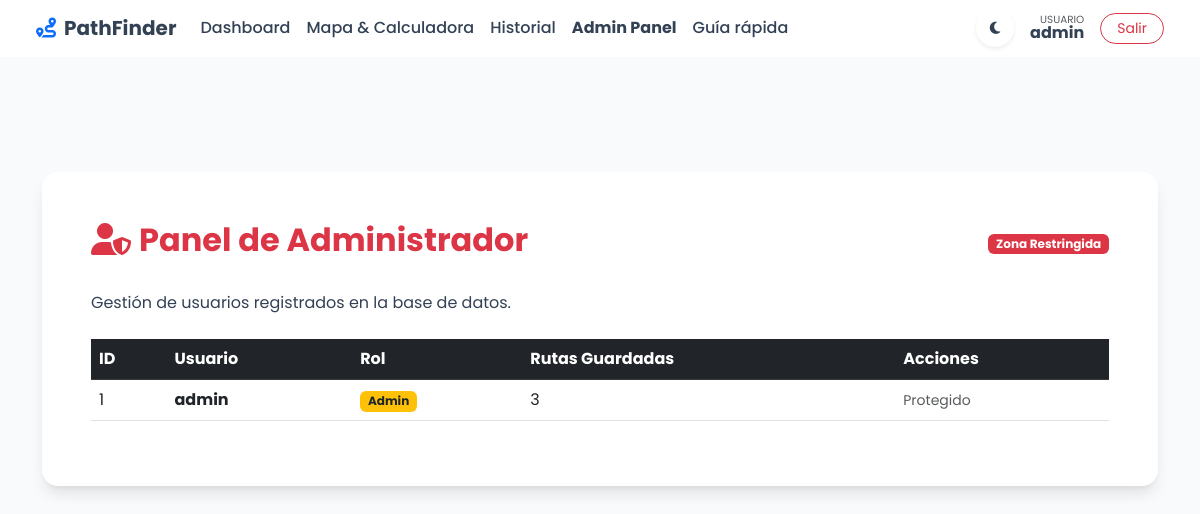
The page /admin (signed in) on the database its author committed.
### app/models.py (models this page shows)
class User(UserMixin, db.Model):
    id = db.Column(db.Integer, primary_key=True)
    username = db.Column(db.String(100), unique=True, nullable=False)
    password = db.Column(db.String(200), nullable=False)
    role = db.Column(db.String(20), default='user')  # 'admin' o 'user'
    routes = db.relationship('Route', backref='owner', lazy=True, cascade="all, delete-orphan")

### app/views/frontend.py (the view)
@views_bp.route('/admin')
@login_required
def admin_panel():
    if current_user.role != 'admin':
        return redirect(url_for('views.dashboard'))
    users = data_service.get_all_users()
    return render_template('admin.html', users=users, user=current_user.username)

### app/__init__.py (called while the page is built)
def create_app():
    app = Flask(__name__)
    app.secret_key = 'clave_super_secreta_indescifrable'
    basedir = os.path.abspath(os.path.dirname(__file__))
    app.config['SQLALCHEMY_DATABASE_URI'] = 'mysql+pymysql://root:mFUyG9cgq2Pzz2@localhost/pathfinder_db'
    app.config['SQLALCHEMY_TRACK_MODIFICATIONS'] = False
    db.init_app(app)
    login_manager.login_view = 'views.login'
    login_manager.init_app(app)
    from app.models import User, Route
    @login_manager.user_loader
    def load_user(user_id):
        return User.query.get(int(user_id))
    from app.api.routes import api_bp
    from app.views.frontend import views_bp
    app.register_blueprint(api_bp, url_prefix='/api')
    app.register_blueprint(views_bp, url_prefix='/')
    with app.app_context():
        db.create_all()
        create_admin_user()
    return app

### app/services/data_service.py (called while the page is built)
    def get_all_users(self):
        return User.query.all()

### app/templates/admin.html
{% extends "base.html" %}
{% block content %}
<div class="container py-5">
    <div class="glass-card p-5 animate__animated animate__fadeIn">
        <div class="d-flex justify-content-between align-items-center mb-4">
            <h2 class="fw-bold text-danger"><i class="fas fa-user-shield me-2"></i>Panel de Administrador</h2>
            <span class="badge bg-danger">Zona Restringida</span>
        </div>
        <p class="mb-4">Gestión de usuarios registrados en la base de datos.</p>
        <div class="table-responsive">
            <table class="table table-hover align-middle">
                <thead class="table-dark">
                    <tr>
                        <th>ID</th>
                        <th>Usuario</th>
                        <th>Rol</th>
                        <th>Rutas Guardadas</th>
                        <th>Acciones</th>
                    </tr>
                </thead>
                <tbody>
                    {% for u in users %}
                    <tr>
                        <td>{{ u.id }}</td>
                        <td class="fw-bold">{{ u.username }}</td>
                        <td>
                            {% if u.role == 'admin' %}
                                <span class="badge bg-warning text-dark">Admin</span>
                            {% else %}
                                <span class="badge bg-info">Usuario</span>
                            {% endif %}
                        </td>
                        <td>{{ u.routes|length }}</td>
                        <td>
                            {% if u.username != 'admin' and u.id != current_user_id %}
                            <a href="{{ url_for('views.delete_user', user_id=u.id) }}" class="btn btn-sm btn-outline-danger" onclick="return confirm('¿Eliminar este usuario y todos sus datos?')">
                                <i class="fas fa-trash"></i> Eliminar
                            </a>
                            {% else %}
                            <span class="text-muted small">Protegido</span>
                            {% endif %}
                        </td>
                    </tr>
                    {% endfor %}
                </tbody>
            </table>
        </div>
    </div>
</div>
{% endblock %}

### app/templates/base.html (shortened to what this page needs)
<!DOCTYPE html>
<html lang="es" data-theme="light">
<head>
    <link href="https://cdn.jsdelivr.net/npm/bootstrap@5.3.0/dist/css/bootstrap.min.css" rel="stylesheet">
    <link rel="stylesheet" href="https://cdnjs.cloudflare.com/ajax/libs/font-awesome/6.4.0/css/all.min.css">
    <link rel="stylesheet" href="https://cdnjs.cloudflare.com/ajax/libs/animate.css/4.1.1/animate.min.css"/>
    <link rel="stylesheet" href="{{ url_for('static', filename='css/style.css') }}">
</head>
<body>
<nav class="navbar navbar-expand-lg navbar-glass px-4 fixed-top">
    <div class="container-fluid">
        <a class="navbar-brand fw-bold hover-scale" href="{{ url_for('views.home') }}">
            <i class="fas fa-route me-2 text-primary"></i>PathFinder
        </a>
        <div class="collapse navbar-collapse" id="navbarNav">
            <ul class="navbar-nav me-auto">
                {% if current_user.is_authenticated %}
                    <li class="nav-item"><a class="nav-link" href="{{ url_for('views.dashboard') }}">Dashboard</a></li>
                    <li class="nav-item"><a class="nav-link" href="{{ url_for('views.calculator') }}">Mapa & Calculadora</a></li>
                    <li class="nav-item"><a class="nav-link" href="{{ url_for('views.history') }}">Historial</a></li>
                    {% if current_user.role == 'admin' %}
                    <li class="nav-item"><a class="nav-link text-warning fw-bold" href="{{ url_for('views.admin_panel') }}">Admin Panel</a></li>
                    {% endif %}
                {% endif %}
                <li class="nav-item"><a class="nav-link" href="{{ url_for('views.docs') }}">Guía rápida</a></li>
            </ul>
            <div class="d-flex align-items-center gap-3">
                <button class="btn btn-sm rounded-circle shadow-sm d-flex align-items-center justify-content-center"
                        id="themeToggle" style="width: 38px; height: 38px; background: var(--white); border: 1px solid var(--glass-border);">
                    <i class="fas fa-moon" id="themeIcon"></i>
                </button>
                {% if current_user.is_authenticated %}
                    <div class="d-none d-md-block text-end lh-1">
                        <small class="text-muted d-block" style="font-size: 0.65rem; text-transform: uppercase;">Usuario</small>
                        <span class="fw-bold text-main">{{ current_user.username }}</span>
                    </div>
                    <a href="{{ url_for('views.logout') }}" class="btn btn-outline-danger btn-sm rounded-pill px-3">Salir</a>
                {% else %}
                    <a href="{{ url_for('views.login') }}" class="btn btn-gradient-primary btn-sm rounded-pill px-4 shadow">Ingresar</a>
                {% endif %}
            </div>
        </div>
    </div>
</nav>
<div class="container-fluid py-4">
    {% block content %}{% endblock %}
</div>
</body>
</html>

### app/static/css/style.css (style rules this page uses)
:root { --primary: #6366F1; --success: #22C55E; --warning: #F59E0B; --danger: #EF4444; --dark: #1E293B; --light: #F8FAFC; --white: #FFFFFF; --text-main: #334155; --text-muted: #64748B; --grad-primary: linear-gradient(135deg, #6366F1 0%, #818CF8 100%); --grad-success: linear-gradient(135deg, #16A34A 0%, #4ADE80 100%); --grad-dark: linear-gradient(135deg, #0F172A 0%, #334155 100%); --shadow-card: 0 10px 15px -3px rgba(0, 0, 0, 0.1), 0 4px 6px -2px rgba(0, 0, 0, 0.05); --shadow-hover: 0 20px 25px -5px rgba(0, 0, 0, 0.1), 0 10px 10px -5px rgba(0, 0, 0, 0.04); --border-light: 1px solid rgba(0,0,0,0.05); --glass-bg: rgba(255, 255, 255, 0.85); --glass-border: rgba(255, 255, 255, 0.5); --input-bg: #ffffff; --map-filter: none; }
body { background-color: var(--light); color: var(--text-main); font-family: 'Poppins', sans-serif; transition: background-color 0.3s ease, color 0.3s ease; }
.navbar-glass { background: var(--glass-bg); backdrop-filter: blur(12px); border-bottom: 1px solid var(--glass-border); z-index: 1050; }
.nav-link { color: var(--text-main) !important; font-weight: 500; }
:root { --primary: #6366F1; --primary-dark: #4F46E5; --success: #22C55E; --warning: #F59E0B; --danger: #EF4444; --dark: #1E293B; --light: #F8FAFC; --white: #FFFFFF; --text-main: #334155; --text-muted: #64748B; --grad-primary: linear-gradient(135deg, #6366F1 0%, #818CF8 100%); --grad-success: linear-gradient(135deg, #16A34A 0%, #4ADE80 100%); --grad-dark: linear-gradient(135deg, #0F172A 0%, #334155 100%); --shadow-card: 0 10px 15px -3px rgba(0, 0, 0, 0.1), 0 4px 6px -2px rgba(0, 0, 0, 0.05); --shadow-hover: 0 20px 25px -5px rgba(0, 0, 0, 0.1), 0 10px 10px -5px rgba(0, 0, 0, 0.04); --glass-bg: rgba(255, 255, 255, 0.9); --glass-border: rgba(255, 255, 255, 0.6); --map-filter: none; }
body { background-color: var(--light); color: var(--text-main); font-family: 'Poppins', sans-serif; transition: background-color 0.3s ease; }
.navbar-brand { font-weight: 700; color: var(--text-main) !important; }
.hover-scale { transition: transform 0.2s; }
.glass-card { background: var(--white); border: 1px solid var(--glass-border); border-radius: 16px; box-shadow: var(--shadow-card); }

### app/templates/base.html (style rules this page uses)
body { padding-top: 100px; }

### rows shown on the page
User: username "admin", id "1", role "Admin", routes|length "3", shows "Protegido"
